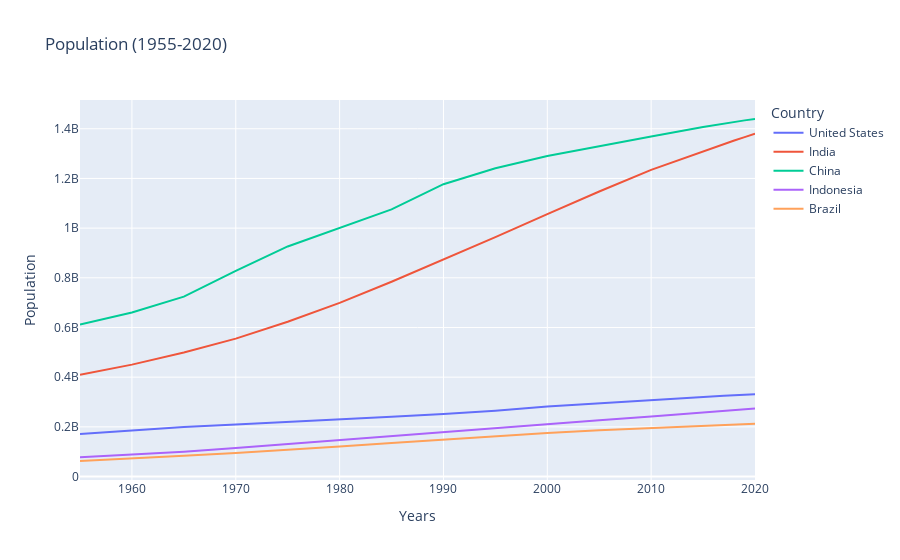

Source (notebook cell):
### Code cell
import plotly.express as px

# Reset index to make Year a column
df_plot = df_pivot.reset_index()

# Melt the DataFrame for plotly express
df_melted = df_plot.melt(id_vars=df_plot.columns[0], 
                          var_name='Country', 
                          value_name='Population')

# Create the line plot
fig = px.line(df_melted, 
              x=df_plot.columns[0],  # Year column
              y='Population', 
              color='Country',
              title='Population (1955-2020)',
              labels={df_plot.columns[0]: 'Years', 'Population': 'Population'})

fig.show()

### Figure 1 — Plotly figure (JSON) as saved in the notebook; plotly's stock layout.template omitted (floating-point values rounded to 4 significant figures)
{"data": [{"hovertemplate": "Country=United States<br>Years=%{x}<br>Population=%{y}<extra></extra>", "legendgroup": "United States", "line": {"color": "#636efa", "dash": "solid"}, "marker": {"symbol": "circle"}, "mode": "lines", "name": "United States", "orientation": "v", "showlegend": true, "type": "scatter", "x": [1955.0, 1960.0, 1965.0, 1970.0, 1975.0, 1980.0, 1985.0, 1990.0, 1995.0, 2000.0, 2005.0, 2010.0, 2015.0, 2016.0, 2017.0, 2018.0, 2019.0, 2020.0], "xaxis": "x", "y": [171700000.0, 186700000.0, 199700000.0, 209500000.0, 219100000.0, 229500000.0, 240500000.0, 252100000.0, 265200000.0, 281700000.0, 295000000.0, 309000000.0, 320900000.0, 323000000.0, 325100000.0, 327100000.0, 329100000.0, 331000000.0], "yaxis": "y"}, {"hovertemplate": "Country=India<br>Years=%{x}<br>Population=%{y}<extra></extra>", "legendgroup": "India", "line": {"color": "#EF553B", "dash": "solid"}, "marker": {"symbol": "circle"}, "mode": "lines", "name": "India", "orientation": "v", "showlegend": true, "type": "scatter", "x": [1955.0, 1960.0, 1965.0, 1970.0, 1975.0, 1980.0, 1985.0, 1990.0, 1995.0, 2000.0, 2005.0, 2010.0, 2015.0, 2016.0, 2017.0, 2018.0, 2019.0, 2020.0], "xaxis": "x", "y": [409900000.0, 450500000.0, 499100000.0, 555200000.0, 623100000.0, 699000000.0, 784400000.0, 873300000.0, 963900000.0, 1057000000.0, 1148000000.0, 1234000000.0, 1310000000.0, 1325000000.0, 1339000000.0, 1353000000.0, 1366000000.0, 1380000000.0], "yaxis": "y"}, {"hovertemplate": "Country=China<br>Years=%{x}<br>Population=%{y}<extra></extra>", "legendgroup": "China", "line": {"color": "#00cc96", "dash": "solid"}, "marker": {"symbol": "circle"}, "mode": "lines", "name": "China", "orientation": "v", "showlegend": true, "type": "scatter", "x": [1955.0, 1960.0, 1965.0, 1970.0, 1975.0, 1980.0, 1985.0, 1990.0, 1995.0, 2000.0, 2005.0, 2010.0, 2015.0, 2016.0, 2017.0, 2018.0, 2019.0, 2020.0], "xaxis": "x", "y": [612200000.0, 660400000.0, 724200000.0, 827600000.0, 926200000.0, 1000000000.0, 1076000000.0, 1177000000.0, 1241000000.0, 1291000000.0, 1331000000.0, 1369000000.0, 1407000000.0, 1414000000.0, 1421000000.0, 1428000000.0, 1434000000.0, 1439000000.0], "yaxis": "y"}, {"hovertemplate": "Country=Indonesia<br>Years=%{x}<br>Population=%{y}<extra></extra>", "legendgroup": "Indonesia", "line": {"color": "#ab63fa", "dash": "solid"}, "marker": {"symbol": "circle"}, "mode": "lines", "name": "Indonesia", "orientation": "v", "showlegend": true, "type": "scatter", "x": [1955.0, 1960.0, 1965.0, 1970.0, 1975.0, 1980.0, 1985.0, 1990.0, 1995.0, 2000.0, 2005.0, 2010.0, 2015.0, 2016.0, 2017.0, 2018.0, 2019.0, 2020.0], "xaxis": "x", "y": [77270000.0, 87750000.0, 100300000.0, 114800000.0, 130700000.0, 147400000.0, 165000000.0, 181400000.0, 196900000.0, 211500000.0, 226300000.0, 241800000.0, 258400000.0, 261600000.0, 264700000.0, 267700000.0, 270600000.0, 273500000.0], "yaxis": "y"}, {"hovertemplate": "Country=Brazil<br>Years=%{x}<br>Population=%{y}<extra></extra>", "legendgroup": "Brazil", "line": {"color": "#FFA15A", "dash": "solid"}, "marker": {"symbol": "circle"}, "mode": "lines", "name": "Brazil", "orientation": "v", "showlegend": true, "type": "scatter", "x": [1955.0, 1960.0, 1965.0, 1970.0, 1975.0, 1980.0, 1985.0, 1990.0, 1995.0, 2000.0, 2005.0, 2010.0, 2015.0, 2016.0, 2017.0, 2018.0, 2019.0, 2020.0], "xaxis": "x", "y": [62530000.0, 72180000.0, 83370000.0, 95110000.0, 107200000.0, 120700000.0, 135300000.0, 149000000.0, 162000000.0, 174800000.0, 186100000.0, 195700000.0, 204500000.0, 206200000.0, 207800000.0, 209500000.0, 211000000.0, 212600000.0], "yaxis": "y"}], "layout": {"legend": {"title": {"text": "Country"}, "tracegroupgap": 0}, "title": {"text": "Population (1955-2020)"}, "xaxis": {"anchor": "y", "domain": [0, 1], "title": {"text": "Years"}}, "yaxis": {"anchor": "x", "domain": [0, 1], "title": {"text": "Population"}}}}
